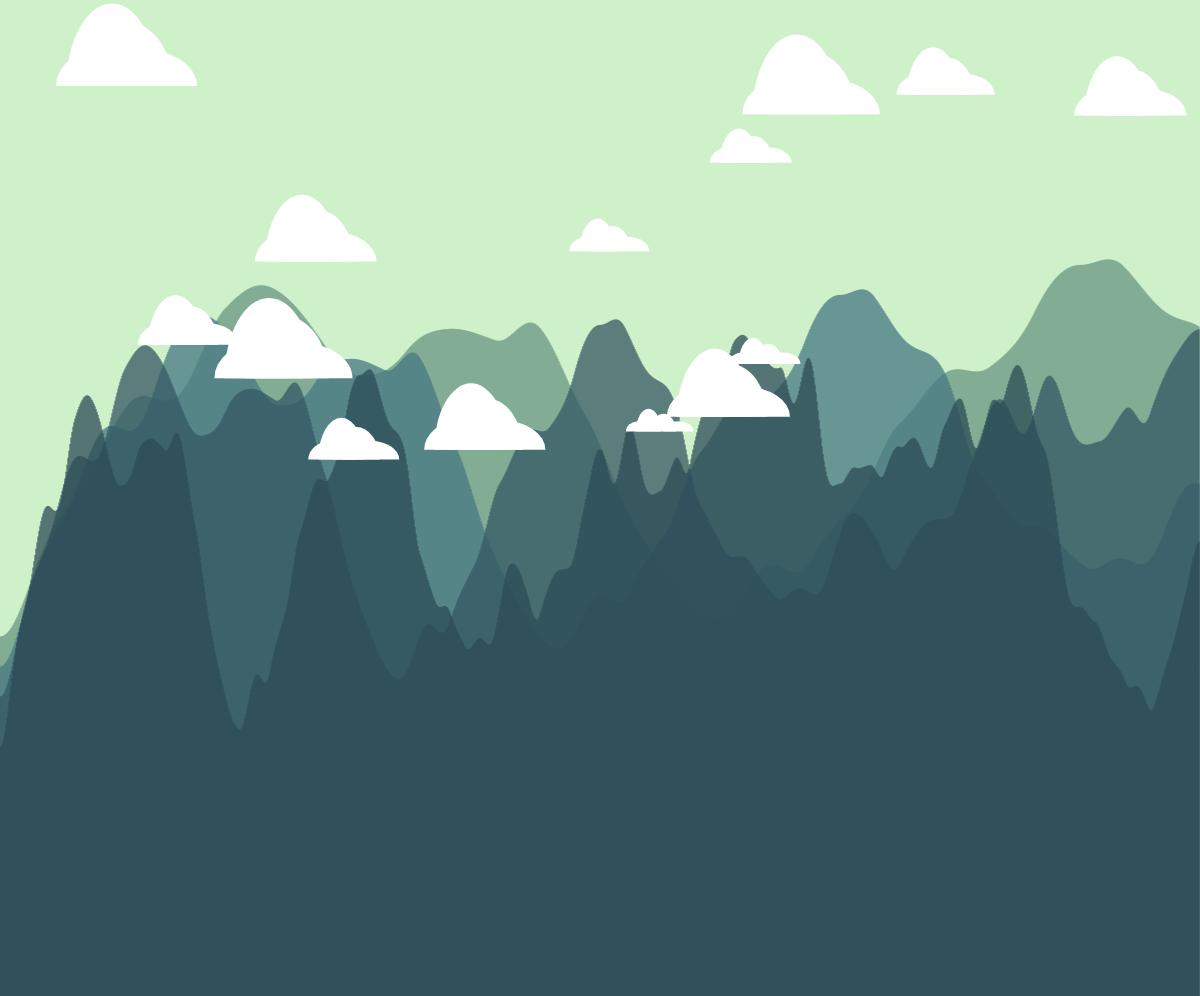
Frame 1 (no input)
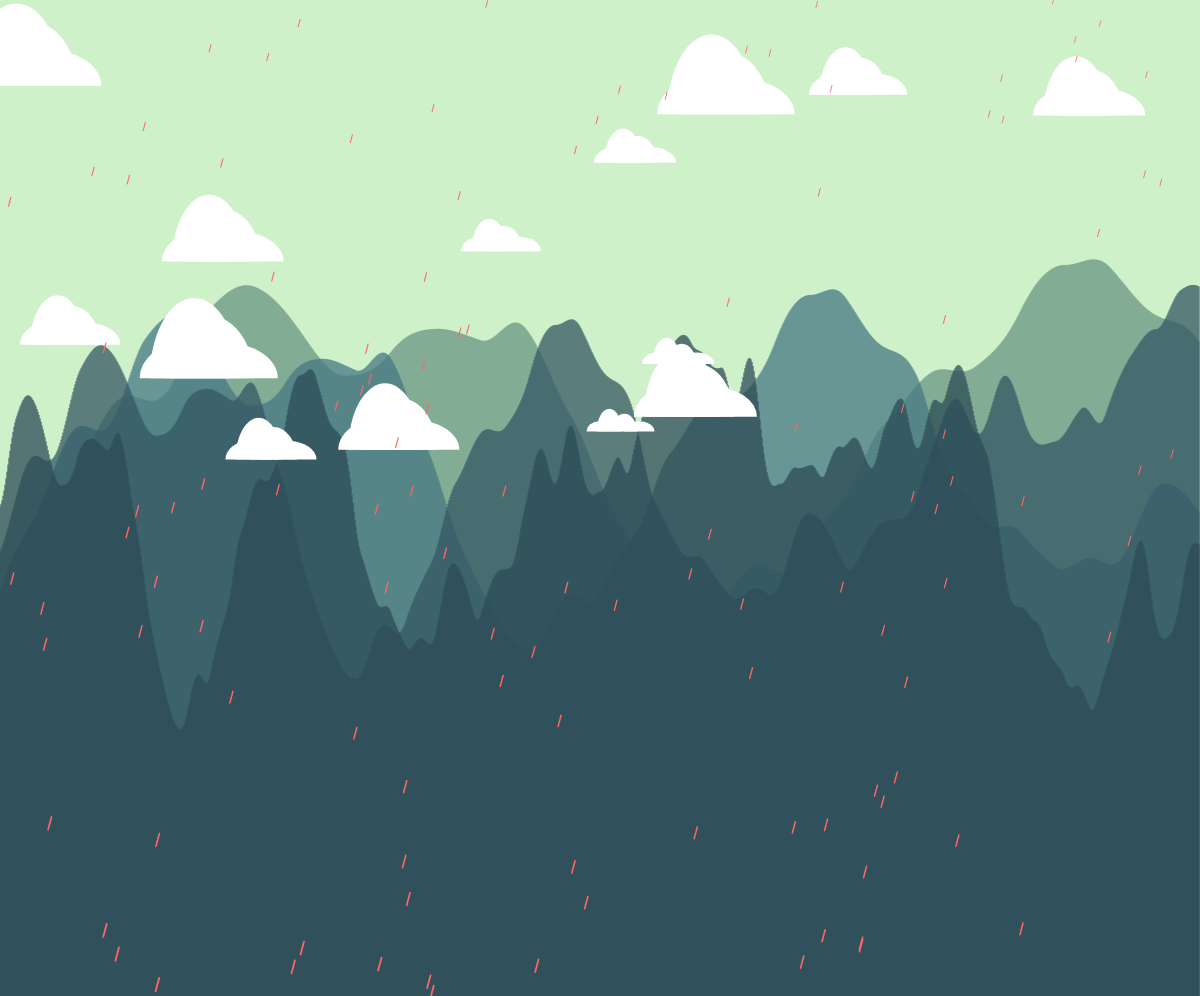
Frame 60 (no input)
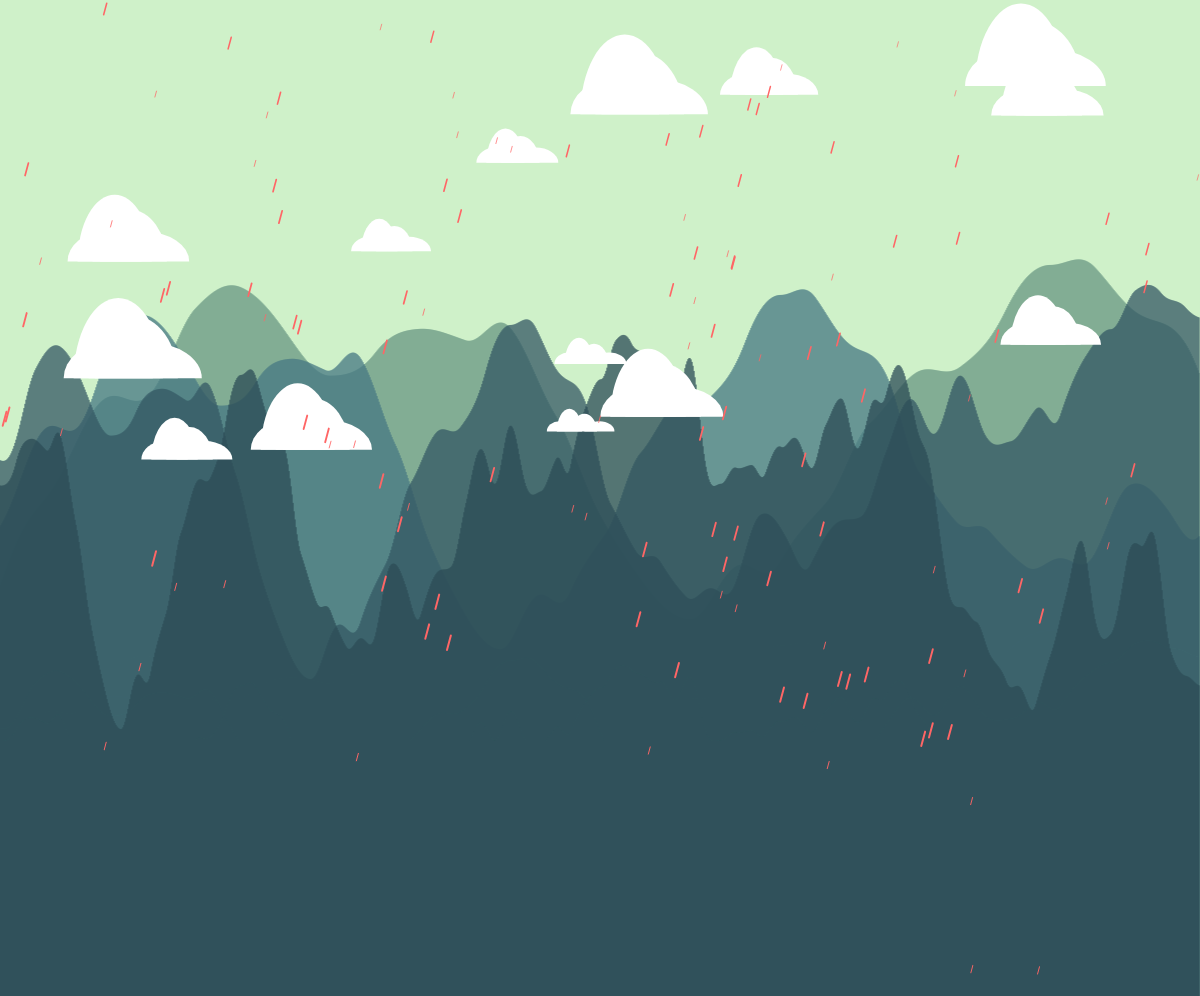
Frame 120 (the mouse pressed at the canvas centre since frame 60)

The p5.js sketch that drew these frames (run headless with seeded random() and noise() and a simulated clock; from frame 60 on, the mouse is pressed at the canvas centre):

// p5.js sketch
// ── sketch.js
let a, b, c, d;
let drops = [];
let clouds = [];

function preload() {}

function setup() {
    //general settings
    createCanvas(windowWidth, windowHeight - 4);
    frameRate(60);

    //initiate mountainRanges
	a = new MountainRange(0.25, '#699783', 90, -30);
	b = new MountainRange(.5, '#477983', 70, 0);
	c = new MountainRange(.75, '#345964', 50, 30);
	d = new MountainRange(1, '#2d4d56', 30, 80);

    //initiate rain
	for (var i = 0; i < 300; i++) {
		drops[i] = new Drop();
	}

    //initiate clouds
	for (var i = 0; i < 14; i++) {
		clouds.push(new Cloud(random(width), random(30, height/2), random(1, 4), random(-2, -0.4)));
	}
}

function draw() {
    background('#cff1c9');

    //display mountainRanges
	a.display();
	b.display();
	c.display();
	d.display();

    //display clouds and move them over to the right side again when they go out of left bound
	for (var i = 0; i < clouds.length; i++) {
		clouds[i].display();
		if (clouds[i].x < -60) {
			clouds[i].x = 1040;
			clouds[i].y = random(30, 111);
			clouds[i].size = random(0.7, 1.1);
			clouds[i].speed = random(-2, -0.4);
		}
	}

	//display raindrops
	for (var i = 0; i < drops.length; i++) {
		drops[i].fall();
		drops[i].display();
	}
}

function MountainRange(speed, c, w, h) {

    this.n = 0.01;                                      //perlin noise function
	this.inc = speed;                                   //increment perlin noise function

	this.wideVar = w * 4;
	this.heightVar = h;

	this.color = color(c);

	this.display = function () {
		for (var x = 0; x < width; x++) {
			var p = (this.n + x) / this.wideVar;        //increase 
			var nv = noise(p);                          //generate noise value
			var y = ((nv * height) + this.heightVar);   //get y position for ends of lines

            strokeWeight(1);
			stroke(this.color);
			line(x, height, x, y);                      //draw a line at x that goes from bottom of screen to y value
		}
		this.n += this.inc;                             //increase noise variable
	}
}

function Cloud(x, y, size, speed) {

	this.x = x; //xPos
	this.y = y; //yPos
	this.size = size;

	this.display = function () {

		this.x += speed;

		//cloudShape
		fill(255, 255, 255);
		noStroke();
		arc(this.x, y, 25 * size, 20 * size, PI + TWO_PI, TWO_PI);
		arc(this.x + 10, y, 25 * size, 45 * size, PI + TWO_PI, TWO_PI);
		arc(this.x + 25, y, 25 * size, 35 * size, PI + TWO_PI, TWO_PI);
		arc(this.x + 40, y, 30 * size, 20 * size, PI + TWO_PI, TWO_PI);
	}
}

function Drop() {
	this.x = random(width);                             //initial xPos
	this.y = -500;                                      //initial yPos
	this.z = random(-10, 20);                           //initial "zPos"
	this.len = map(this.z, 0, 10, 5, 10);               //length
	this.yspeed = map(this.z, 0, 30, 1, 30);            //speed in y direction

	this.fall = function () {
		this.y = this.y + this.yspeed;                  //update y for falling
		this.x = this.x - 5;                            //update x for the illusion of wind
		var grav = map(this.z, 0, 20, 0, 0.2);          //gravity
		this.yspeed = this.yspeed + grav;

		//bottom bound
		if (this.y > height) {
			this.y = -500;
			this.yspeed = map(this.z, 0, 20, 4, 10);
		}
		//left bound
		if (this.x < -10) {
			this.x = random(width + 30, width + 70);
		}
	}

	this.display = function () {
		var thick = map(this.z, 0, 20, .5, 2);
		strokeWeight(thick);
		stroke(255, 102, 102);
		push();
		rotate(1 / 12 * PI);
		line(this.x, this.y, this.x, this.y + this.len);
		pop();
	}
}

// ── bike.html
<!DOCTYPE html>
<html lang="">

<head>
    <meta charset="utf-8">
    <meta name="viewport" content="width=device-width, initial-scale=1.0">

    <script src="lib/p5_1.2.0/p5.min.js"></script>

    <script src="sketch.js"></script>
</head>

<body>
</body>

<style>
    html, body {
      height: 100%;
    }
  
    body {
      margin: 0;
      display: flex;

      /* gets rid of scrollbars (hopefully) */
      overflow: hidden;   
  
      /* This centers our sketch horizontally. */
      justify-content: center;
  
      /* This centers our sketch vertically. */
      align-items: center;
    }

  </style>

</html>
